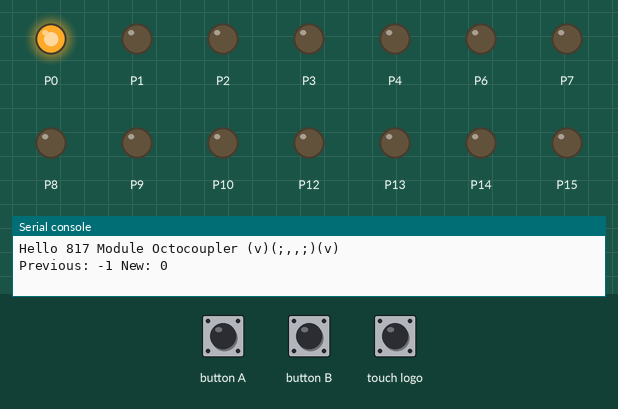
This program was run on a simulated BBC micro:bit running MicroPython. Shown: output pins drawn as LEDs (lit = HIGH), the last lines printed to the serial console. The inputs (shaded band) are chosen by the test bench.

Above: at 1.2 s.
1.3 s: button B pressed for 0.15 s
At 1.8 s:
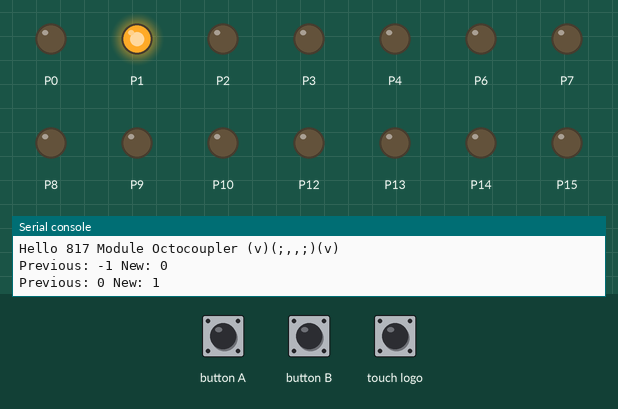
2.9 s: button B pressed for 1 s
At 4.3 s:
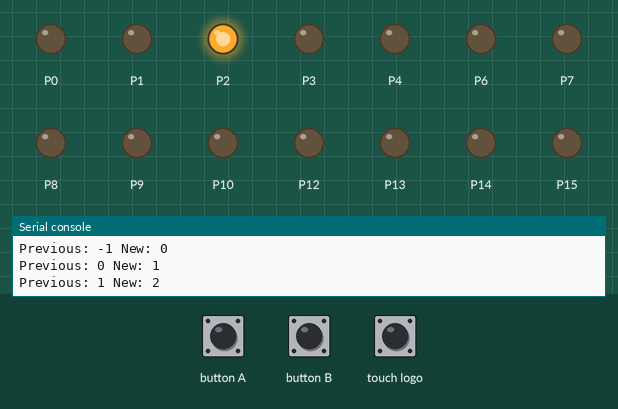
5.4 s: button B pressed for 0.15 s
At 6.2 s:
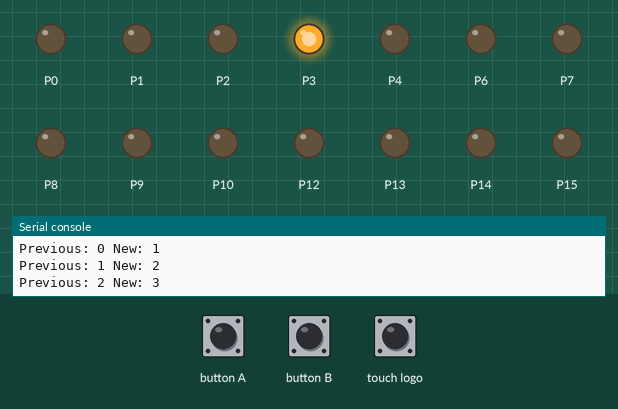
7.0 s: button B pressed for 3.2 s
At 7.3 s:
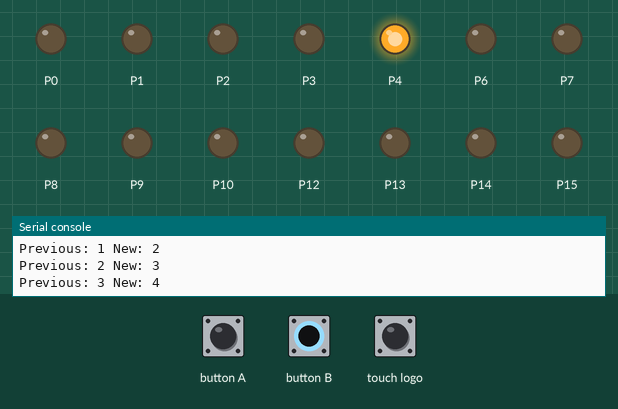
11.7 s: button B pressed for 0.15 s
At 12.1 s:
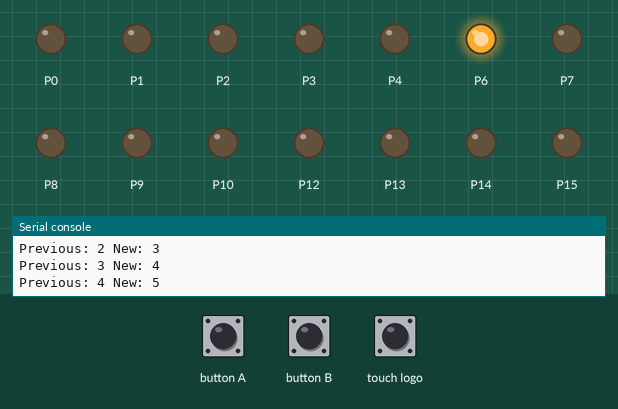
13.3 s: button B pressed for 1 s
At 14.6 s:
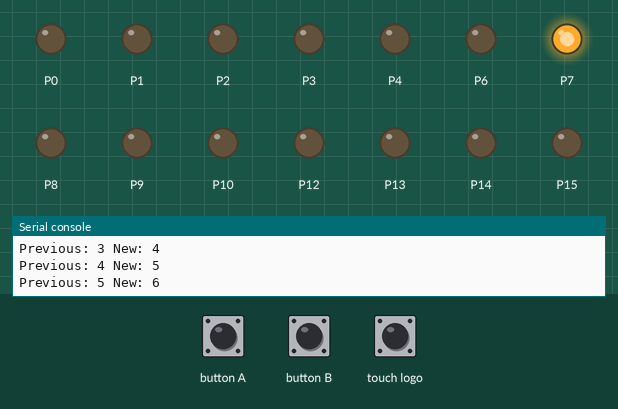
Timing chart, 0 to 16.3 s (numbered marks = the images above; inputs shaded):
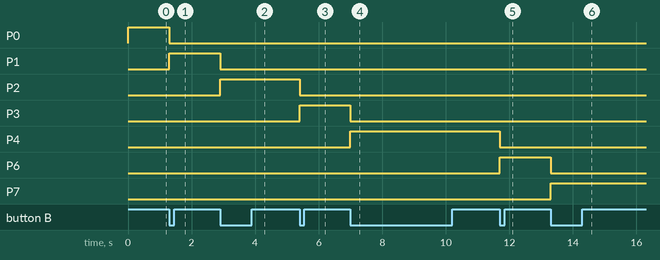

The program:

NoIID_OctocouplerAndRelay.py
```python
# (licence header left out)
# Documentation of Octocoupler 817 Module:
# Info https://github.com/EloiStree/HelloInput/issues/142
# Video: https://github.com/EloiStree/HelloEloiTeachingVideo/issues/97

from microbit import *

# WE WANT THE TIME TO BE ACCURATE
import time

## TO USE ALL PINS YOU NEED TO TURN OFF THE SCREEN
display.off()

# Hello you
print("Hello 817 Module Octocoupler (v)(;,,;)(v)")
# Buy: https://amzn.to/4eiL4pI

# List of all the pin tha can be use for write
# Check and verified
# /!\ They are usable only if you don't use Led Display /!\
output_pins = [
    pin0,
    pin1,
    pin2,
    pin3,
    pin4,
    pin6,
    pin7,
    pin8,   # SPECIAL but usable?
    pin9,
    pin10,
    pin12,  # RESERVED ? ACCESSIBILITY
    pin13,  # CLOCK
    pin14,  # SPI BUS
    pin15,  # SPI BUS
    pin16,  # CHIP SELECT

    #pin5,  # BUTTON A INPUT EXTERNAL
    #pin11, # BUTTON B INPUT EXTERNAL
    #pin17, # 3V for PAD
    #pin18, # 3V for PAD
    #pin19, # I2C COM
    #pin20, # I2C COM
    #pin21, # GROUND
    #pin22, # GROUND
    ]

output_pins_inverse=[
    False,#pin0,
    False,#pin1,
    False,#pin2,
    False,#pin3,
    False,#pin4,
    False,#pin6,
    False,#pin7,
    False,#pin8,   # SPECIAL but usable?
    False,#pin9,
    False,#pin10,
    False,#pin12,  # RESERVED ? ACCESSIBILITY
    False,#pin13,  # CLOCK
    False,#pin14,  # SPI BUS
    False,#pin15,  # SPI BUS
    False,#pin16,  # CHIP SELECT


]


## WANTED STATE WITH PREVIOUS STATE
int_state_previous=0
int_state =-1


# ACTIVATE THE PIN VOLT as ON (or inverse)
def turn_on_pin(pin, inverse):
    pin.write_digital(inverse==True if 0 else 1)


# ACTIVATE THE PIN VOLT as OFF (or inverse)
def turn_off_pin(pin, inverse):
    pin.write_digital(inverse==True if 1 else 0)

# GIVE THE INDEX IN THE PIN ARRAY TO ENABLE VOLT ON THE PIN
def turn_on_index(index):
    if index<0:
        return
    if index>=len(output_pins):
        return

    turn_on_pin(output_pins[index],output_pins_inverse[index])


# GIVE THE INDEX IN THE PIN ARRAY TO DISABLE VOLT ON THE PIN
def turn_off_index(index):
    if index<0:
        return
    if index>=len(output_pins):
        return
    turn_off_pin(output_pins[index],output_pins_inverse[index])


# ALLOWS TO ENABLE THE NEW AND DISABLE THE OLD PIN VOLTAGE
def turn_new_on_old_off(new, old):
    turn_on_index(new)
    turn_off_index(old)


#SAMPLE TO SHOW HOW TO ENABLE ALL
condition_for_all_on=True
if condition_for_all_on==True:
    for i in range(len(output_pins)-1):
        turn_on_index(i)
    sleep(1)


#SAMPLE TO SHOW HOW TO DISABLE ALL
condition_for_all_off=True
if condition_for_all_off==True:
    for i in range(len(output_pins)-1):
        turn_off_index(i)
    sleep(1)


while True:
    sleep(0.1)
    ## CHECK FOR BUTTONS PRESSING A LEFT B RIGHT LOGO MIDDLE
    int_state_previous=int_state
    if button_a.was_pressed():
        int_state+=-1
    if button_b.was_pressed():
        int_state+=+1
    if(pin_logo.is_touched()):
        int_state=0
    if int_state<0:
        int_state=0
    # NOTE: WE COULD HAVE 16 'Relay' BUT WE HAVE ONLY 15 MAX PIN TO WRITE
    if int_state>=len(output_pins):
        int_state=len(output_pins)-1


    # ONLY CALL IF THE VALUE CHANGED
    if int_state!=int_state_previous:
        print("Previous: "+str(int_state_previous)+" New: "+ str(int_state))
        turn_new_on_old_off(int_state, int_state_previous)
```

Measured:
- after the input at 1.3 s, P0: HIGH → LOW at once; P1: LOW → HIGH at once
- after the input at 2.9 s, P1: HIGH → LOW at once; P2: LOW → HIGH at once
- after the input at 5.4 s, P2: HIGH → LOW at once; P3: LOW → HIGH at once
- after the input at 7.0 s, P3: HIGH → LOW at once; P4: LOW → HIGH at once
- after the input at 11.7 s, P4: HIGH → LOW at once; P6: LOW → HIGH at once
- after the input at 13.3 s, P6: HIGH → LOW at once; P7: LOW → HIGH at once
